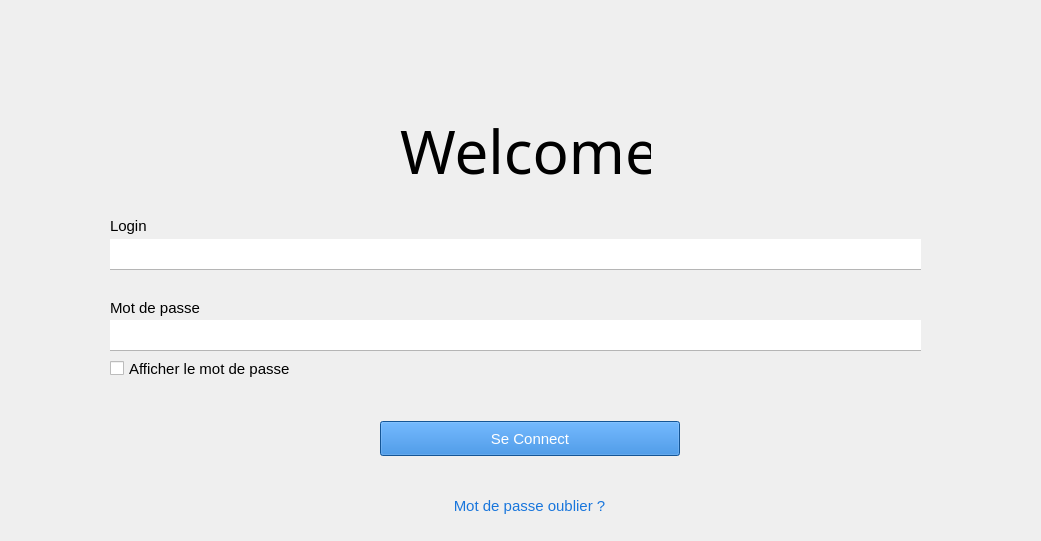
   <widget class="QWidget" name="Login" native="true">
    <property name="enabled">
     <bool>true</bool>
    </property>
    <property name="geometry">
     <rect>
      <x>30</x>
      <y>30</y>
      <width>1041</width>
      <height>541</height>
     </rect>
    </property>
    <property name="styleSheet">
     <string notr="true">QLineEdit{
  border-style:hidden hidden hidden solid;border-bottom : 1px solid;border-color:#b5b5b5;color:white;
}
QLineEdit:focus{
border-bottom : 2px solid;
	border-color:#1c77d2;
}</string>
    </property>
    <widget class="QLabel" name="label_4">
     <property name="geometry">
      <rect>
       <x>400</x>
       <y>100</y>
       <width>251</width>
       <height>101</height>
      </rect>
     </property>
     <property name="font">
      <font>
       <family>Calibri Light</family>
       <pointsize>45</pointsize>
       <weight>50</weight>
       <italic>false</italic>
       <bold>false</bold>
      </font>
     </property>
     <property name="styleSheet">
      <string notr="true">font-style: normal;
</string>
     </property>
     <property name="text">
      <string>Welcome</string>
     </property>
    </widget>
    <widget class="QLineEdit" name="login">
     <property name="geometry">
      <rect>
       <x>110</x>
       <y>239</y>
       <width>811</width>
       <height>31</height>
      </rect>
     </property>
     <property name="font">
      <font>
       <pointsize>11</pointsize>
      </font>
     </property>
     <property name="styleSheet">
      <string notr="true"> </string>
     </property>
     <property name="placeholderText">
      <string>Login</string>
     </property>
    </widget>
    <widget class="QLineEdit" name="mdp">
     <property name="geometry">
      <rect>
       <x>110</x>
       <y>320</y>
       <width>811</width>
       <height>31</height>
      </rect>
     </property>
     <property name="font">
      <font>
       <pointsize>11</pointsize>
      </font>
     </property>
     <property name="styleSheet">
      <string notr="true"> </string>
     </property>
     <property name="echoMode">
      <enum>QLineEdit::Password</enum>
     </property>
     <property name="placeholderText">
      <string>Mot de passe</string>
     </property>
    </widget>
    <widget class="QToolButton" name="btnConnect">
     <property name="enabled">
      <bool>true</bool>
     </property>
     <property name="geometry">
      <rect>
       <x>380</x>
       <y>421</y>
       <width>300</width>
       <height>35</height>
      </rect>
     </property>
     <property name="cursor">
      <cursorShape>PointingHandCursor</cursorShape>
     </property>
     <property name="styleSheet">
      <string notr="true">background-color:#1c77d2;color:white;font-size: 15px;</string>
     </property>
     <property name="inputMethodHints">
      <set>Qt::ImhNone</set>
     </property>
     <property name="text">
      <string>Se Connect</string>
     </property>
    </widget>
    <widget class="QPushButton" name="pushButton_4">
     <property name="geometry">
      <rect>
       <x>454</x>
       <y>490</y>
       <width>151</width>
       <height>31</height>
      </rect>
     </property>
     <property name="cursor">
      <cursorShape>PointingHandCursor</cursorShape>
     </property>
     <property name="styleSheet">
      <string notr="true">border:hidden;
color : rgb(25,118,220);
font-family: Arial, Helvetica, sans-serif;
font-size: 15px;
</string>
     </property>
     <property name="text">
      <string>Mot de passe oublier ?</string>
     </property>
    </widget>
    <widget class="QLabel" name="label_5">
     <property name="enabled">
      <bool>true</bool>
     </property>
     <property name="geometry">
      <rect>
       <x>110</x>
       <y>215</y>
       <width>47</width>
       <height>21</height>
      </rect>
     </property>
     <property name="styleSheet">
      <string notr="true">visibility: hidden;
font-size:15px</string>
     </property>
     <property name="text">
      <string notr="true">Login</string>
     </property>
     <property name="indent">
      <number>-1</number>
     </property>
    </widget>
    <widget class="QLabel" name="label_6">
     <property name="geometry">
      <rect>
       <x>110</x>
       <y>300</y>
       <width>91</width>
       <height>16</height>
      </rect>
     </property>
     <property name="styleSheet">
      <string notr="true">font-size:15px

</string>
     </property>
     <property name="text">
      <string>Mot de passe</string>
     </property>
    </widget>
    <widget class="QCheckBox" name="affMdp">
     <property name="geometry">
      <rect>
       <x>110</x>
       <y>360</y>
       <width>191</width>
       <height>17</height>
      </rect>
     </property>
     <property name="styleSheet">
      <string notr="true">font-size:15px</string>
     </property>
     <property name="text">
      <string>Afficher le mot de passe</string>
     </property>
    </widget>
    <widget class="QLabel" name="label_7">
     <property name="geometry">
      <rect>
       <x>470</x>
       <y>20</y>
       <width>90</width>
       <height>90</height>
      </rect>
     </property>
     <property name="text">
      <string/>
     </property>
     <property name="pixmap">
      <pixmap>login.png</pixmap>
     </property>
     <property name="scaledContents">
      <bool>true</bool>
     </property>
    </widget>
   </widget>
